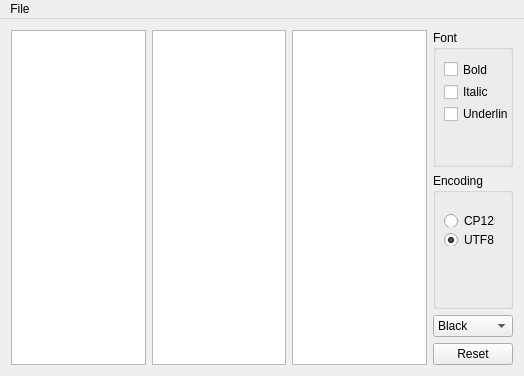
<?xml version="1.0" encoding="UTF-8"?>
<ui version="4.0">
 <class>MainWindow</class>
 <widget class="QMainWindow" name="MainWindow">
  <property name="geometry">
   <rect>
    <x>0</x>
    <y>0</y>
    <width>524</width>
    <height>376</height>
   </rect>
  </property>
  <property name="windowTitle">
   <string>MainWindow</string>
  </property>
  <widget class="QWidget" name="centralWidget">
   <layout class="QGridLayout" name="gridLayout_2">
    <item row="0" column="4">
     <layout class="QGridLayout" name="gridLayout">
      <item row="0" column="1">
       <layout class="QVBoxLayout" name="verticalLayout_2">
        <item>
         <widget class="QGroupBox" name="fontBox">
          <property name="title">
           <string>Font</string>
          </property>
          <widget class="QWidget" name="layoutWidget">
           <property name="geometry">
            <rect>
             <x>0</x>
             <y>20</y>
             <width>86</width>
             <height>83</height>
            </rect>
           </property>
           <layout class="QVBoxLayout" name="verticalLayout">
            <item>
             <widget class="QCheckBox" name="bold">
              <property name="text">
               <string>Bold</string>
              </property>
             </widget>
            </item>
            <item>
             <widget class="QCheckBox" name="italic">
              <property name="text">
               <string>Italic</string>
              </property>
             </widget>
            </item>
            <item>
             <widget class="QCheckBox" name="underline">
              <property name="text">
               <string>Underline</string>
              </property>
             </widget>
            </item>
           </layout>
          </widget>
         </widget>
        </item>
        <item>
         <widget class="QGroupBox" name="encodingBox">
          <property name="title">
           <string>Encoding</string>
          </property>
          <widget class="QWidget" name="layoutWidget">
           <property name="geometry">
            <rect>
             <x>0</x>
             <y>30</y>
             <width>73</width>
             <height>54</height>
            </rect>
           </property>
           <layout class="QVBoxLayout" name="verticalLayout_3">
            <item>
             <widget class="QRadioButton" name="cp1251">
              <property name="text">
               <string>CP1251</string>
              </property>
             </widget>
            </item>
            <item>
             <widget class="QRadioButton" name="utf8">
              <property name="text">
               <string>UTF8</string>
              </property>
              <property name="checked">
               <bool>true</bool>
              </property>
             </widget>
            </item>
           </layout>
          </widget>
         </widget>
        </item>
        <item>
         <widget class="QComboBox" name="colorComboBox">
          <item>
           <property name="text">
            <string>Black</string>
           </property>
          </item>
          <item>
           <property name="text">
            <string>Green</string>
           </property>
          </item>
          <item>
           <property name="text">
            <string>Blue</string>
           </property>
          </item>
          <item>
           <property name="text">
            <string>Yellow</string>
           </property>
          </item>
          <item>
           <property name="text">
            <string>Red</string>
           </property>
          </item>
         </widget>
        </item>
        <item>
         <widget class="QPushButton" name="resetButton">
          <property name="text">
           <string>Reset</string>
          </property>
         </widget>
        </item>
       </layout>
      </item>
     </layout>
    </item>
    <item row="0" column="0">
     <widget class="QTreeView" name="treeView"/>
    </item>
    <item row="0" column="2">
     <widget class="QTextEdit" name="textEdit"/>
    </item>
    <item row="0" column="1">
     <widget class="QListView" name="listView"/>
    </item>
   </layout>
  </widget>
  <widget class="QMenuBar" name="menuBar">
   <property name="geometry">
    <rect>
     <x>0</x>
     <y>0</y>
     <width>524</width>
     <height>25</height>
    </rect>
   </property>
   <widget class="QMenu" name="menuFile">
    <property name="title">
     <string>File</string>
    </property>
    <addaction name="actionAbout"/>
    <addaction name="actionSave_As"/>
    <addaction name="separator"/>
    <addaction name="actionExit"/>
   </widget>
   <addaction name="menuFile"/>
  </widget>
  <action name="actionAbout">
   <property name="text">
    <string>About</string>
   </property>
   <property name="shortcut">
    <string>Ctrl+T</string>
   </property>
  </action>
  <action name="actionExit">
   <property name="text">
    <string>Exit</string>
   </property>
   <property name="shortcut">
    <string>Ctrl+Q</string>
   </property>
  </action>
  <action name="actionSave_As">
   <property name="text">
    <string>Save As</string>
   </property>
   <property name="shortcut">
    <string>Ctrl+Shift+S</string>
   </property>
  </action>
  <action name="actionSave">
   <property name="text">
    <string>Save</string>
   </property>
   <property name="shortcut">
    <string>Ctrl+S</string>
   </property>
  </action>
 </widget>
 <layoutdefault spacing="6" margin="11"/>
 <resources/>
 <connections/>
</ui>
